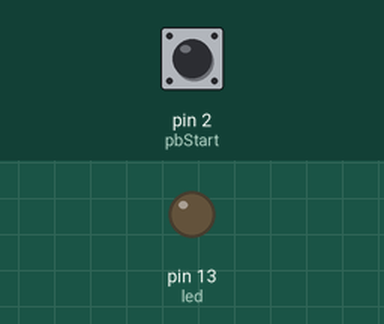
Simulated run of this sketch. Board: Arduino Uno, built with avr-gcc and run on an emulated ATmega328P. Parts: output pins drawn as LEDs (lit = HIGH). Dashed ring = blinking. The test bench sets the inputs (shaded band); at power-on: pin 2 (pbStart) LOW.

Above: at 1.2 s.
1.3 s: pin 2 (pbStart) pulled HIGH for 1 s
At 2.8 s:
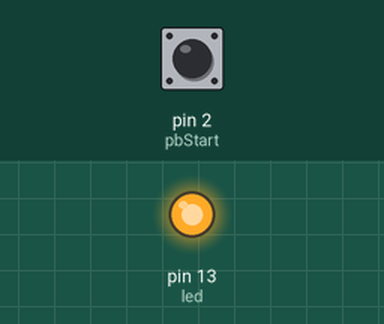
3.8 s: pin 2 (pbStart) pulled HIGH for 0.15 s
At 4.2 s:
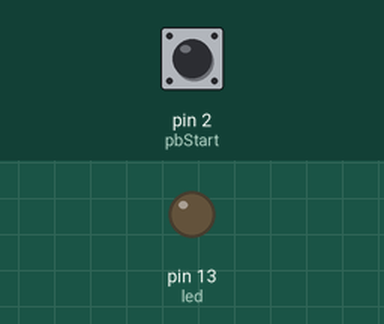
5.4 s: pin 2 (pbStart) pulled HIGH for 3.2 s
At 5.5 s:
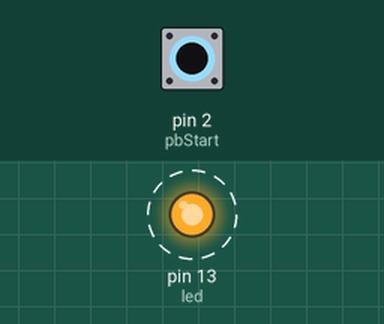
Timing chart, 0 to 9.9 s (numbered marks = the images above; inputs shaded):
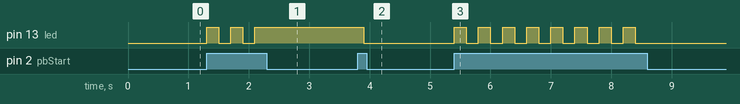

The sketch:

pushbutton_as_switch.ino
```cpp
#define pbStart 2
#define led 13
int kondisi = 0;

void setup() {
	pinMode(pbStart, INPUT);
	pinMode(led, OUTPUT);
}

void loop() {
	int pbState = digitalRead(pbStart);

	if (pbState == 1 && kondisi == 0){
		digitalWrite(led, HIGH);
		kondisi = 1;
		delay(200);
	}

	else if (pbState == 0 && kondisi == 1){
		digitalWrite(led, HIGH);
		kondisi = 1;
		delay(200);
	}

	else if(pbState == 1 && kondisi == 1){
		digitalWrite(led, LOW);
		kondisi = 0;
		delay(200);
	}
}
```

Measured:
- after the input at 1.3 s, pin 13 (led): alternates HIGH for 0.20 s and LOW for 0.20 s, 5 changes in all, then stays HIGH, starting at once
- after the input at 3.8 s, pin 13 (led): HIGH → LOW after 0.10 s
- after the input at 5.4 s, pin 13 (led): alternates HIGH for 0.20 s and LOW for 0.20 s, 16 changes in all, then stays LOW, starting at once
